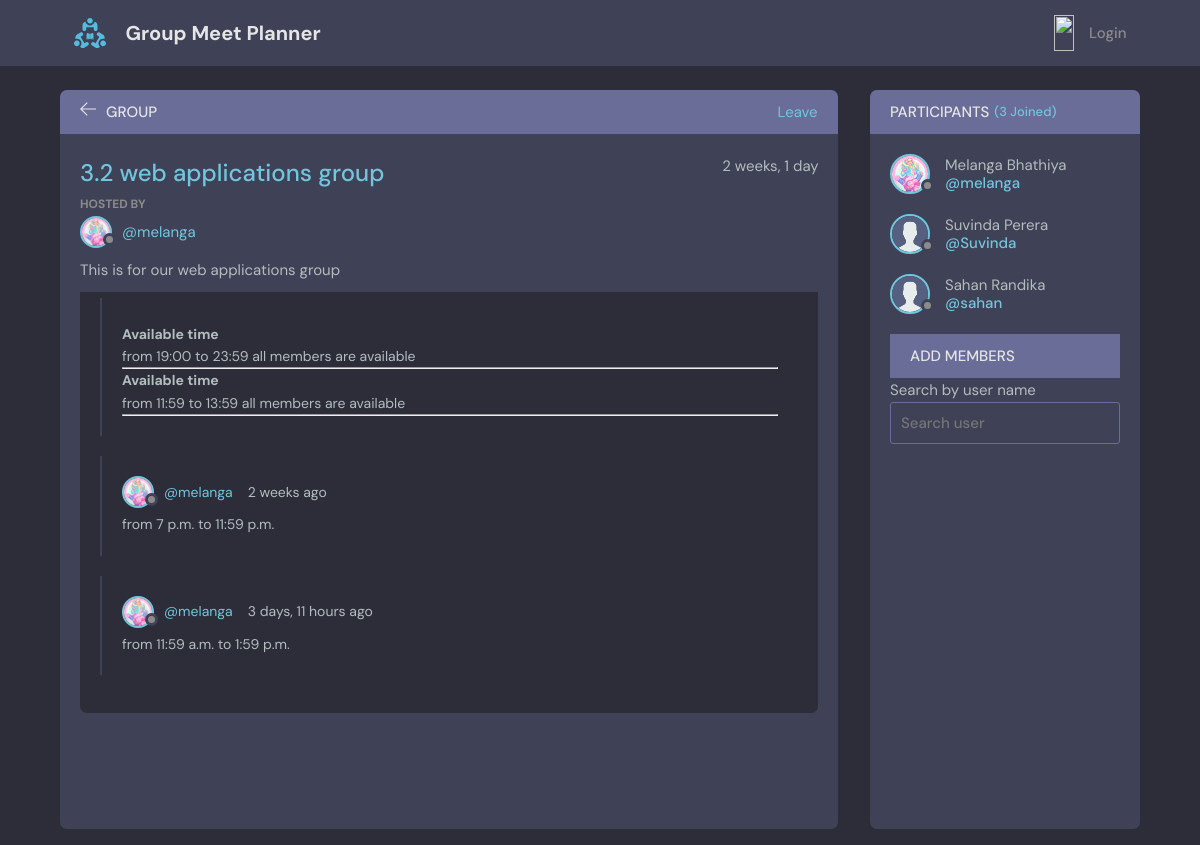
/group/2/, run on an earlier commit of the app's database.
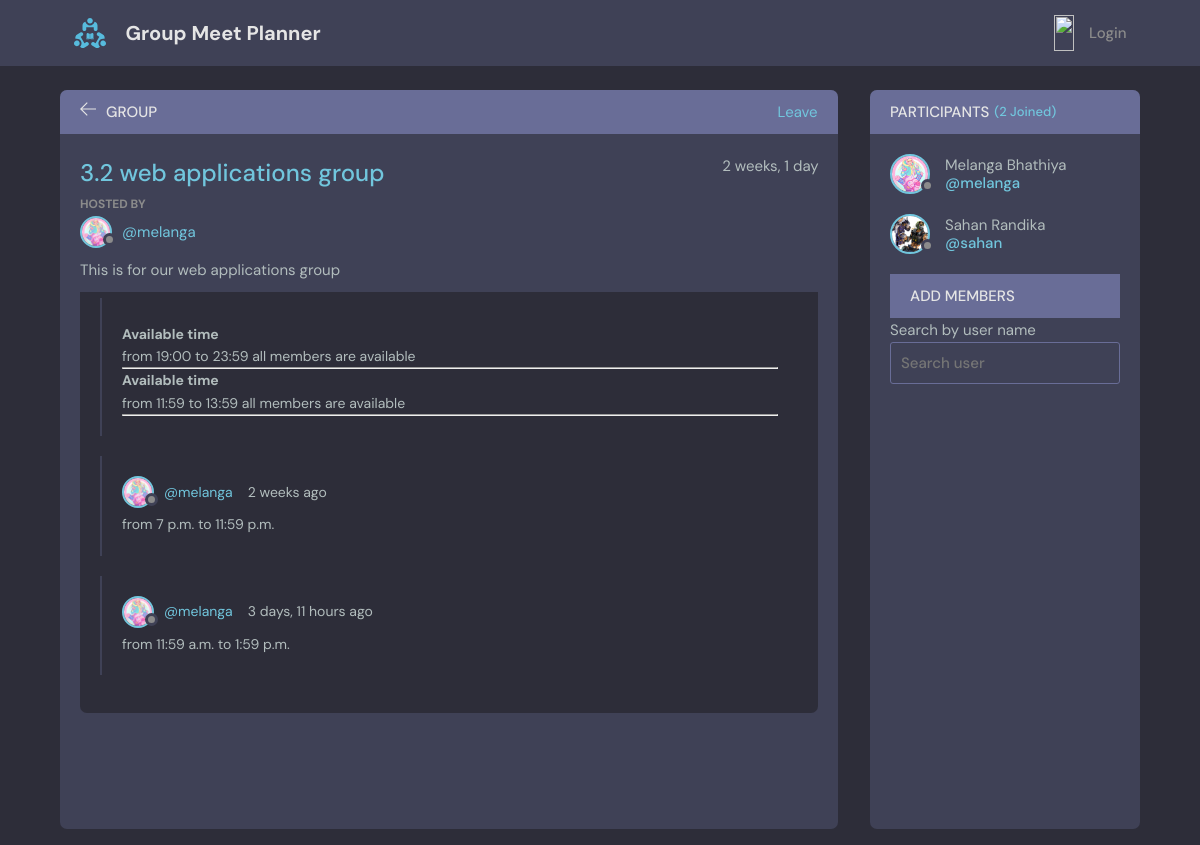
And on a later commit of the database.
### base/models.py (models this page shows, shortened)
class Time(models.Model):
    start_time = models.TimeField()
    end_time = models.TimeField()
    user = models.ForeignKey(User, on_delete=models.CASCADE)
    group = models.ForeignKey(Group, on_delete=models.CASCADE)
    updated = models.DateTimeField(auto_now=True)
    created = models.DateTimeField(auto_now_add=True)

class User(AbstractUser):
    name = models.CharField(max_length=200, null=True)
    email = models.EmailField(null=True, blank=True)
    bio = models.TextField(null=True, blank=True)
    profile_pic = models.ImageField(null=True, default="avatar.svg")
    REQUIRED_FIELDS = []

class Group(models.Model):
    leader = models.ForeignKey(User, on_delete=models.SET_NULL, null=True)
    name = models.CharField(max_length=200)
    description = models.TextField(null=True, blank=True)
    members = models.ManyToManyField(User, related_name='members', blank=True)
    updated = models.DateTimeField(auto_now=True)
    created = models.DateTimeField(auto_now_add=True)
    class Meta:
        ordering = ['-updated', '-created']

### base/views.py (the view, shortened to what this page needs)
# urls.py: path('group/<int:pk>/', views.group_page, name="group"),
def group_page(request, pk):
    group = Group.objects.get(id=pk)
    time_slots = group.time_set.all()
    time_sets = []
    for member in group.members.all():
        each_member_time_set = time_slots.filter(user_id=member.id)
        if each_member_time_set.count() != 0:
            time_sets.append(each_member_time_set)
    available_times = []
    if time_sets:
        available_times = get_available_times(time_sets)
    q = request.GET.get('q')
    user_search = {}
    if q is not None:
        user_search = User.objects.filter(username__contains=q)
    return render(request, 'base/group_page.html', {
        'group': group,
        'time_slots': time_slots,
        'users': user_search,
        'available_times': available_times,
    })

### base/time_operations.py (called while the page is built)
def end_time_adjust(end_time):
    midnight = datetime.datetime.strptime("00:00", "%H:%M")
    six_am = datetime.datetime.strptime("06:00", "%H:%M")
    if six_am >= end_time >= midnight:
        end_time += datetime.timedelta(days=1)
    return end_time

def time_slot_combinations(time_slots_per_user):
    n = len(time_slots_per_user)
    indices = [0 for i in range(n)]
    combinations = []
    while 1:
        combination = []
        for i in range(n):
            combination.append(time_slots_per_user[i][indices[i]])
        combinations.append(combination)
        next_index = n - 1
        while next_index >= 0 and (indices[next_index] + 1 >= time_slots_per_user[next_index].count()):
            next_index -= 1
        if next_index < 0:
            break
        indices[next_index] += 1
        for i in range(next_index + 1, n):
            indices[i] = 0
    return combinations

### base/templates/base/group_page.html (shortened to what the changed rows need)
{% extends 'main.html' %}
{% load static %}
{% block content %}
    <main class="profile-page layout layout--2">
        <div class="container">
            <div class="room">
                <div class="room__box scroll">
                    <div class="room__header scroll">
                        <div class="room__info">
                            <h3>{{ group.name }}</h3>
                            <span>{{ group.created|timesince }}</span>
                        </div>
                        <div class="room__hosted">
                            <p>Hosted By</p>
                            <a class="room__author">
                                <div class="avatar avatar--small">
                                    <img src="{{ group.leader.profile_pic.url }}"/>
                                </div>
                                <span>@{{ group.leader.username }}</span>
                            </a>
                        </div>
                        <div class="room__details">
                            {{ group.description }}
                        </div>
                    </div>
                    <div class="room__conversation">
                        <div class="threads scroll">
                            <div class="thread">
                                <div class="thread__details">
                                    {% if time_slots.count == 0 %}
                                        <p>There are no time slots inputted</p>
                                    {% else %}
                                        {% for available_time in available_times %}
                                            <div>
                                                <h2>Available time</h2>
                                                <p>from {{ available_time.start_time }} to {{ available_time.end_time }}
                                                    all
                                                    members are available</p>
                                                <hr>
                                            </div>
                                        {% endfor %}
                                    {% endif %}
                                </div>
                            </div>
                            {% for time_slot in time_slots %}
                                <div class="thread">
                                    <div class="thread__top">
                                        <div class="thread__author">
                                            <a class="thread__authorInfo">
                                                <div class="avatar avatar--small">
                                                    <img src="{{ time_slot.user.profile_pic.url }}"/>
                                                </div>
                                                <span>@{{ time_slot.user.username }}</span>
                                            </a>
                                            <span class="thread__date">{{ time_slot.created|timesince }} ago</span>
                                        </div>
                                    </div>
                                    <div class="thread__details">
                                        from {{ time_slot.start_time }} to {{ time_slot.end_time }}
                                    </div>
                                </div>
                            {% endfor %}
                        </div>
                    </div>
                </div>
            </div>
            <div class="participants">
                <h3 class="participants__top">Participants <span>({{ group.members.all.count }} Joined)</span></h3>
                <div class="participants__list scroll">
                    {% for participant in group.members.all %}
                        <a class="participant">
                            <div class="avatar avatar--medium">
                                <img src="{{ participant.profile_pic.url }}"/>
                            </div>
                            <p>
                                {{ participant.name }}
                                <span>@{{ participant.username }}</span>
                            </p>
                        </a>
                    {% endfor %}
                </div>
            </div>
        </div>
    </main>
{% endblock %}

What changed in the data, as far as the page shows it:
removed User: profile_pic (placeholder picture), name "Suvinda Perera", username "Suvinda"
computed for Group "3.2 web applications group": members.all.count "3" → "2"
changed User "Sahan Randika": profile_pic: picture added in place of a placeholder
